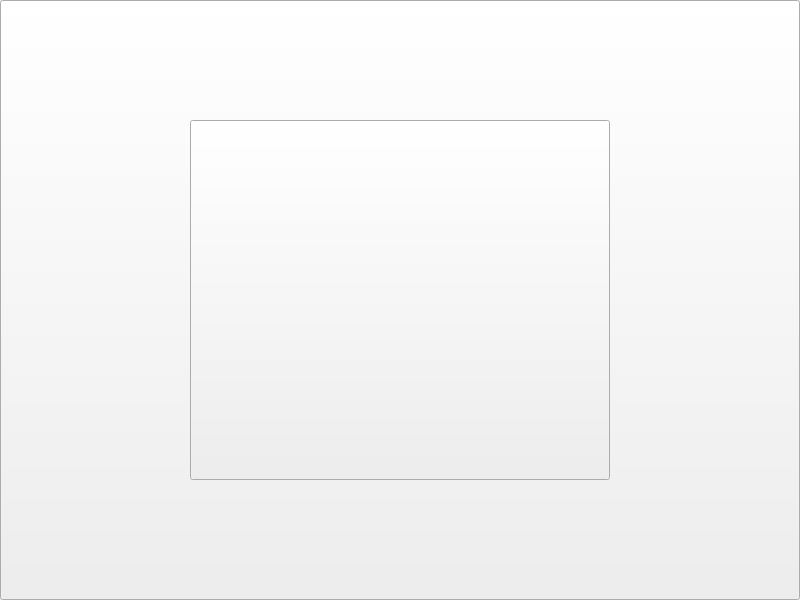
<?xml version="1.0" encoding="UTF-8"?>
<ui version="4.0">
 <class>Start</class>
 <widget class="QWidget" name="Start">
  <property name="geometry">
   <rect>
    <x>0</x>
    <y>0</y>
    <width>800</width>
    <height>600</height>
   </rect>
  </property>
  <property name="windowTitle">
   <string>Start</string>
  </property>
  <property name="styleSheet">
   <string notr="true">border-image:url(:/Onitama/Resources/Start.jpg)</string>
  </property>
  <widget class="QPushButton" name="pushButton">
   <property name="geometry">
    <rect>
     <x>190</x>
     <y>120</y>
     <width>420</width>
     <height>360</height>
    </rect>
   </property>
   <property name="styleSheet">
    <string notr="true">border-image: url(:/Onitama/Resources/StartIcon.jpg);
</string>
   </property>
   <property name="text">
    <string/>
   </property>
  </widget>
  <widget class="QPushButton" name="nouse">
   <property name="geometry">
    <rect>
     <x>0</x>
     <y>0</y>
     <width>800</width>
     <height>600</height>
    </rect>
   </property>
   <property name="text">
    <string/>
   </property>
  </widget>
  <zorder>nouse</zorder>
  <zorder>pushButton</zorder>
 </widget>
 <layoutdefault spacing="6" margin="11"/>
 <resources>
  <include location="Onitama.qrc"/>
 </resources>
 <connections/>
</ui>
